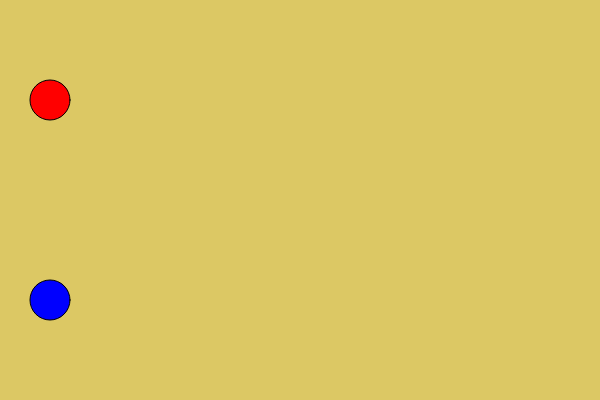
Frame 1 (no input)
Frame 60 (no input): identical to frame 1, image omitted
Frame 120 (the mouse pressed at the canvas centre since frame 60): identical to frame 1, image omitted

The p5.js sketch that drew this single still picture (run headless with seeded random() and noise() and a simulated clock; from frame 60 on, the mouse is pressed at the canvas centre):

// p5.js sketch
// ── sketch.js
let player1, player2;

function setup() {
  createCanvas(600, 400);
  
  player1 = new Player('red', 100)
  player2 = new Player('blue', 300)
}

function draw() {
  background(220, 200, 100);
  
  player1.tampilkan()
  player2.tampilkan()
  
  player1.maju()
  player2.maju()
}

function keyPressed() {
  if(keyCode === LEFT_ARROW) {
    player1.tombolkiri = true
  }
  else if(keyCode === RIGHT_ARROW) {
    player2.tombolkanan = true
  }
}

function keyReleased() {
  player1.tombolkiri = false
  player2.tombolkanan = false
}

// ── player.js
class Player {
  constructor(warna, y) {
    this.warna = color(warna)
    this.d = 40
    this.pos = createVector(50, y)
    this.speed = 2
    this.tombolkiri = false
    this.tombolkanan = false
  }
  
  tampilkan() {
    fill(this.warna)
    circle(this.pos.x, this.pos.y, this.d)
  }
  
  maju() {
    if(this.tombolkiri) this.pos.x += this.speed
    if(this.tombolkanan) this.pos.x += this.speed
  }
}
